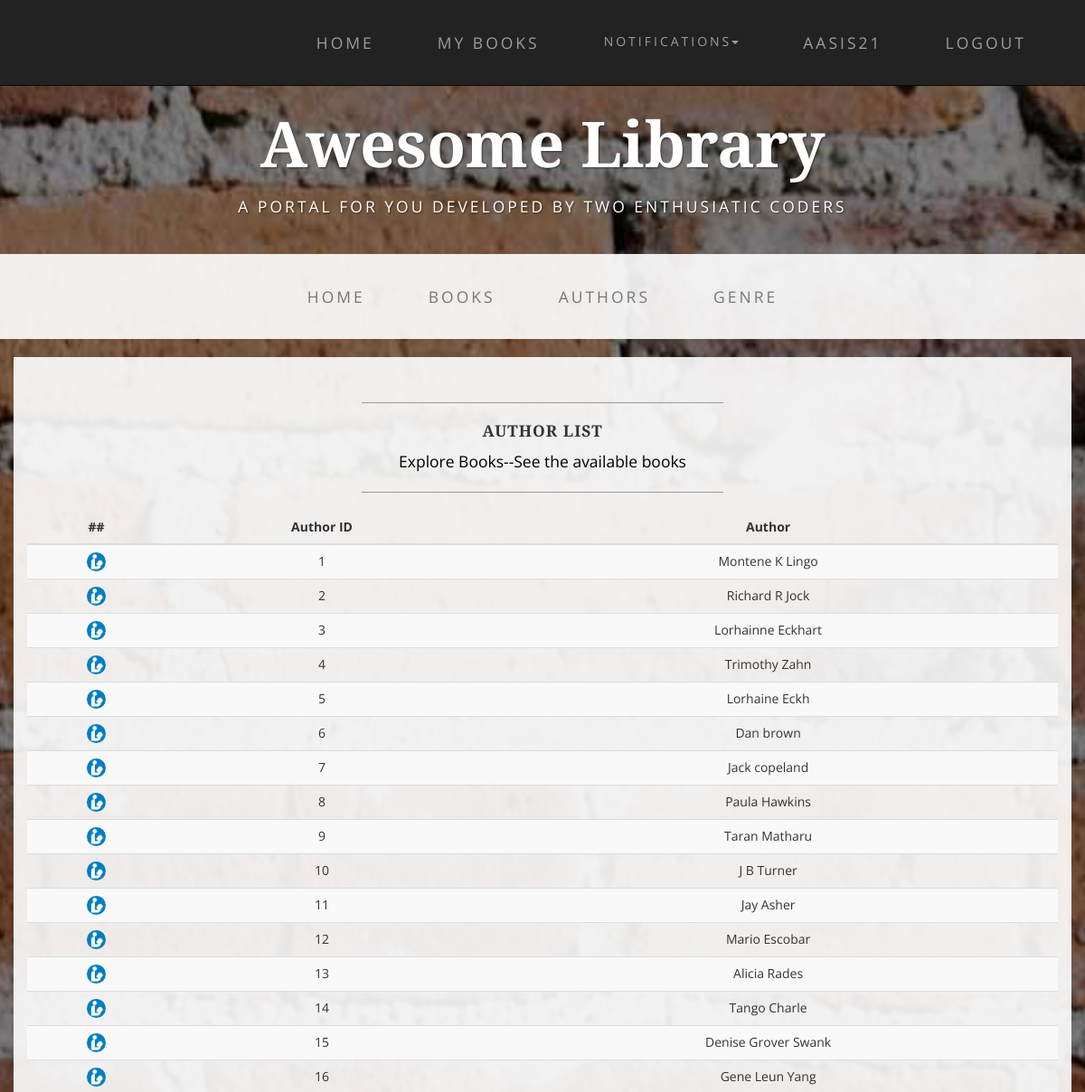
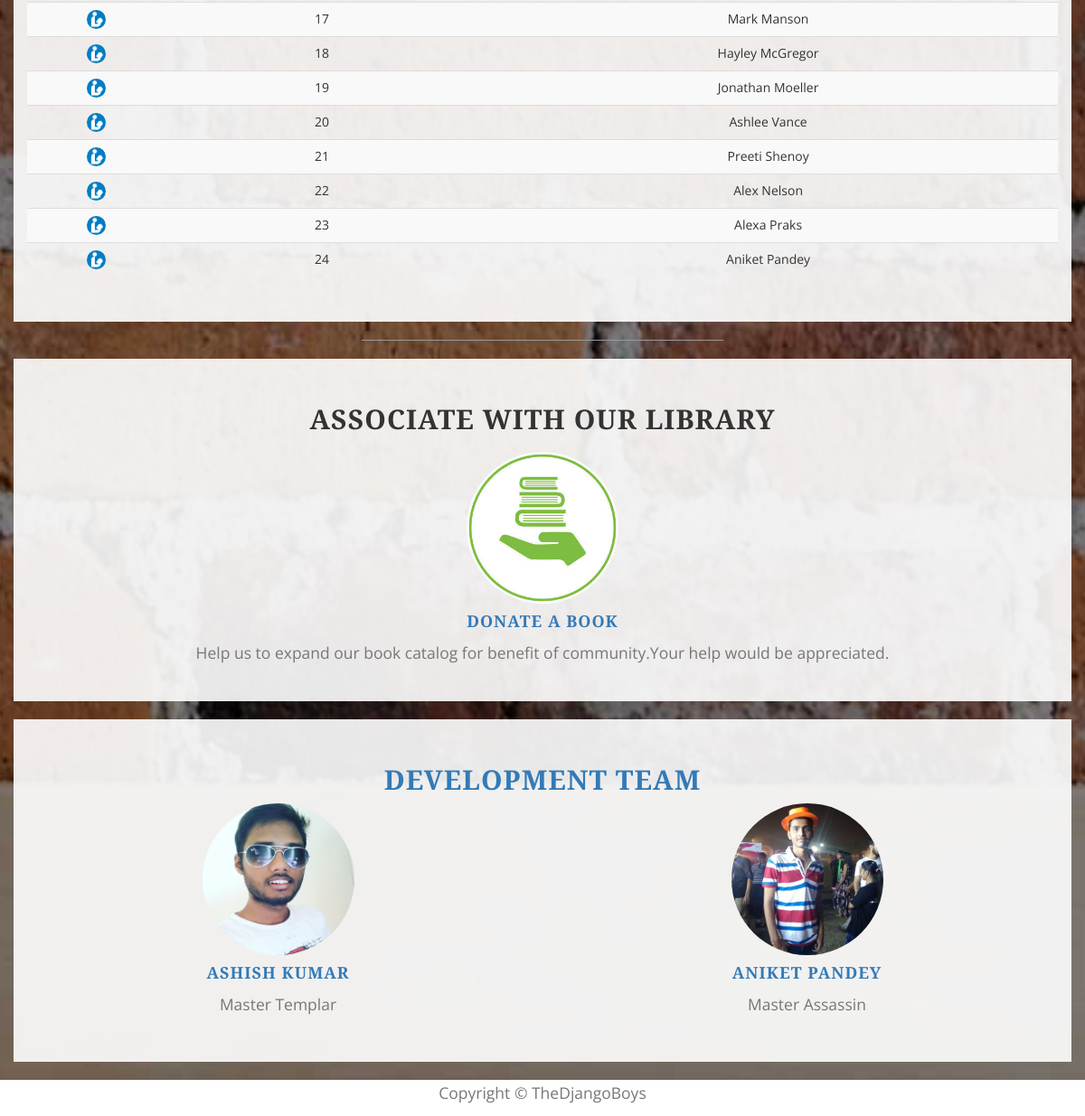
Page /lib/authors/ (signed in) on the committed database (2 pictures, top to bottom).
### mylib/models.py (models this page shows, shortened)
class Author(models.Model):
    name = models.CharField(max_length=200)

### mylib/views.py (the view)
@login_required
def authors(request):
    all_authors = Author.objects.all()
    return render(request, 'authors.html', context={'all_authors': all_authors})

### mylib/backend.py (called while the page is built)
    def get_user(self, user_id):
        try:
            return User.objects.get(pk=user_id)
        except User.DoesNotExist:
            return None

### mylib/global_context.py (called while the page is built)
def notice_context(request):
    if request.user.is_authenticated:
        que= Notification.objects.filter(user=request.user)
        re_note = que.values_list('notice', flat=True)
        note=re_note[::-1]
        if note:
            if len(note)>5:
                notice=note[:5]
            else:
                notice=note
        else:
            notice=['Request Book issue for notifications',]
    else:
        notice = ['Request Book issue for notifications',]
        note=['please login']
    return {'notice':notice,'note':note}

### mylib/templates/authors.html (shortened to what this page needs)
{% extends "index.html" %}
{% load staticfiles %}
{% block content %}
<div class="container box ">
    <div class="row">
        <div class="col-lg-12">
            <hr>
            <h2 class="intro-text text-center">
                <strong>Author List</strong>
            </h2 >
            <a href="{% url 'books' %}"><p class="text-center"> Explore Books--See the available books</p></a>
            <hr>
            <table class="table table-striped">
                <thead class="thead-inverse">
                <tr>
                    <th class="text-center">##</th>
                    <th class="text-center">Author ID</th>
                    <th class="text-center">Author</th>
                </tr>
                </thead>
                <tbody>
                {% for author in all_authors %}
                <tr>
                    <th scope="row"><img src="{% static 'mylib/img/team/lib.jpg' %}" class="img-responsive img-circle center-block" alt="" align="middle" style="width:1.5em;height:1.5em;"></th>
                    <td class="text-center">{{author.id}}</td>
                    <td  class="text-center">{{author.name}}</td>
                </tr>
                {% endfor %}
                </tbody>
            </table>
        </div>
    </div>
</div>
{% endblock content %}

### mylib/templates/index.html (shortened to what this page needs)
<!DOCTYPE html>
<html lang="en">
{% load staticfiles %}
<head>
    <link href="{% static 'mylib/css/bootstrap.min.css' %}" rel="stylesheet">
    <link href="{% static 'mylib/css/business-casual.css' %}" rel="stylesheet">
</head>
<body>
    <nav id="mainNav" class="navbar navbar-inverse navbar-custom navbar-fixed-top">
        <div class="container">
            <div class="collapse navbar-collapse" id="bs-example-navbar-collapse-1">
                 <ul class="nav navbar-nav navbar-right">
                    <li>
                        <a href="{% url 'index' %}">Home</a>
                    </li>
                    {% if user.is_authenticated %}
                    <li><a href="{% url 'my_books' %}">My Books</a></li>
                     <li class="dropdown">
                         <a class="btn btn-link dropdown-toggle" data-toggle="dropdown"type="button">Notifications<span class="caret"></span></a>
                     </li>
                    {% endif %}
                    {% if user.is_authenticated %}
                    <li><a href="#">{{user.get_username}}</a></li>
                    <li><a href="{% url 'logout' %}?next={{request.path}}">Logout</a></li>
                    {% else %}
                    <li><a href="{% url 'login' %}?next={{request.path}}">Login</a></li>
                     <li><a href="{% url 'sign_in' %}?next={{request.path}}">Sign-in</a></li>
                    {% endif %}
                </ul>
            </div>
        </div>
    </nav>
    <div class="brand main">Awesome Library</div>
    <div class="address-bar">A PORTAL FOR YOU DEVELOPED BY TWO ENTHUSIATIC CODERS</div>
    <nav class="navbar navbar-default" role="navigation">
        <div class="container">
            <div class="collapse navbar-collapse" id="bs-example-navbar-collapse-1">
                <ul class="nav navbar-nav">
                    <li>
                        <a href="{% url 'index' %}">Home</a>
                    </li>
                    <li>
                        <a href="{% url 'books' %}">Books</a>
                    </li>
                    <li>
                        <a href="{% url 'authors' %}">Authors</a>
                    </li>
                    <li>
                        <a href="{% url 'genre' %}">Genre</a>
                    </li>
                </ul>
            </div>
        </div>
    </nav>
    {% block content  %}{% endblock %}
    <hr>
    <section id="services">
        <div class="container box ">
            <div class="row ">
                <div class="col-lg-12 text-center">
                    <h2 class="section-heading">Associate with our Library</h2>
                </div>
            </div>
            <div class="row text-center">
                {% if user.is_authenticated %}
                <div class="col-md-12">
                    <span>
                        <img src={% static "mylib/img/service/2.jpg" %}   class="img-responsive img-circle center-block" style="width:12em;height:12em" alt="" align="middle">
                    </span>
                    <h4 class="service-heading"><a href="{% url 'sign_in' %}">Donate a Book</h4>
                    <p class="text-muted">Help us to expand our book catalog for benefit of community.Your help would be appreciated. </p>
                </div>
                {% endif %}
            </div>
        </div>
        </section>
    <section id="team" class="bg-light-gray">
        <div class="container box">
            <div class="row">
                <div class="col-lg-12 text-center">
                    <h2 class="section-heading">Development Team</h2>
                </div>
            </div>
            <div class="row">
                <div class="col-sm-6">
                    <div class="team-member text-center">
                        <img src={% static "mylib/img/team/1.jpg" %}   class="img-responsive img-circle center-block" style="width:12em;height:12em" alt="" align="middle">
                        <h4>Ashish Kumar</h4>
                        <p class="text-muted">Master Templar</p>
                    </div>
                </div>
                <div class="col-sm-6 text-center">
                    <div class="team-member">
                        <img src="{% static "mylib/img/team/2.jpg" %}" class="img-responsive img-circle center-block"  style="width:12em;height:12em" alt="">
                        <h4>Aniket Pandey</h4>
                        <p class="text-muted">Master Assassin</p>
                    </div>
                </div>
            </div>
            <div class="row">
                <div class="col-lg-8 col-lg-offset-2 text-center">
                </div>
            </div>
        </div>
    </section>
    <div class="col-lg-12 text-center " style="background:white;height:40px">
        <p class="text-muted">Copyright &copy; TheDjangoBoys</p>
    </div>
</body>
</html>

### mylib/templates/index.html (style rules this page uses)
#mainNav { background-color:light; }
.main { margin-top:80px; }

### rows in the picture
Author: id "1", name "Montene K Lingo"
Author: id "2", name "Richard R Jock"
Author: id "3", name "Lorhainne Eckhart"
Author: id "4", name "Trimothy Zahn"
Author: id "5", name "Lorhaine Eckh"
Author: id "6", name "Dan brown"
Author: id "7", name "Jack copeland"
Author: id "8", name "Paula Hawkins"
Author: id "9", name "Taran Matharu"
Author: id "10", name "J B Turner"
Author: id "11", name "Jay Asher"
Author: id "12", name "Mario Escobar"
Author: id "13", name "Alicia Rades"
Author: id "14", name "Tango Charle"
Author: id "15", name "Denise Grover Swank"
Author: id "16", name "Gene Leun Yang"
Author: id "17", name "Mark Manson"
Author: id "18", name "Hayley McGregor"
Author: id "19", name "Jonathan Moeller"
Author: id "20", name "Ashlee Vance"
Author: id "21", name "Preeti Shenoy"
Author: id "22", name "Alex Nelson"
Author: id "23", name "Alexa Praks"
Author: id "24", name "Aniket Pandey"

### other values in the picture
{{ user.get_username }} "AASIS21"
